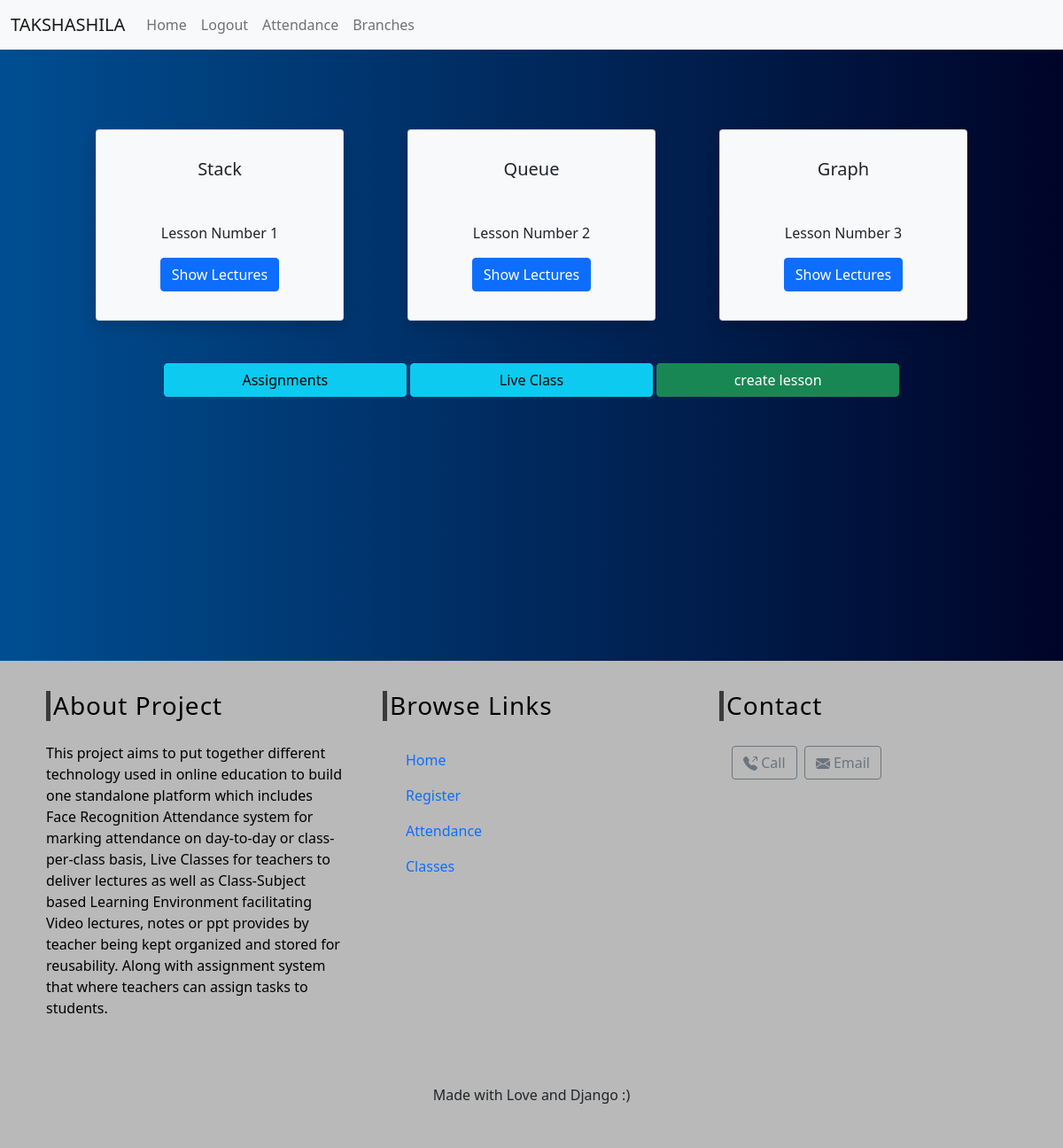
/classes/3cs3-05 (signed in), run on an earlier commit of the app's database.
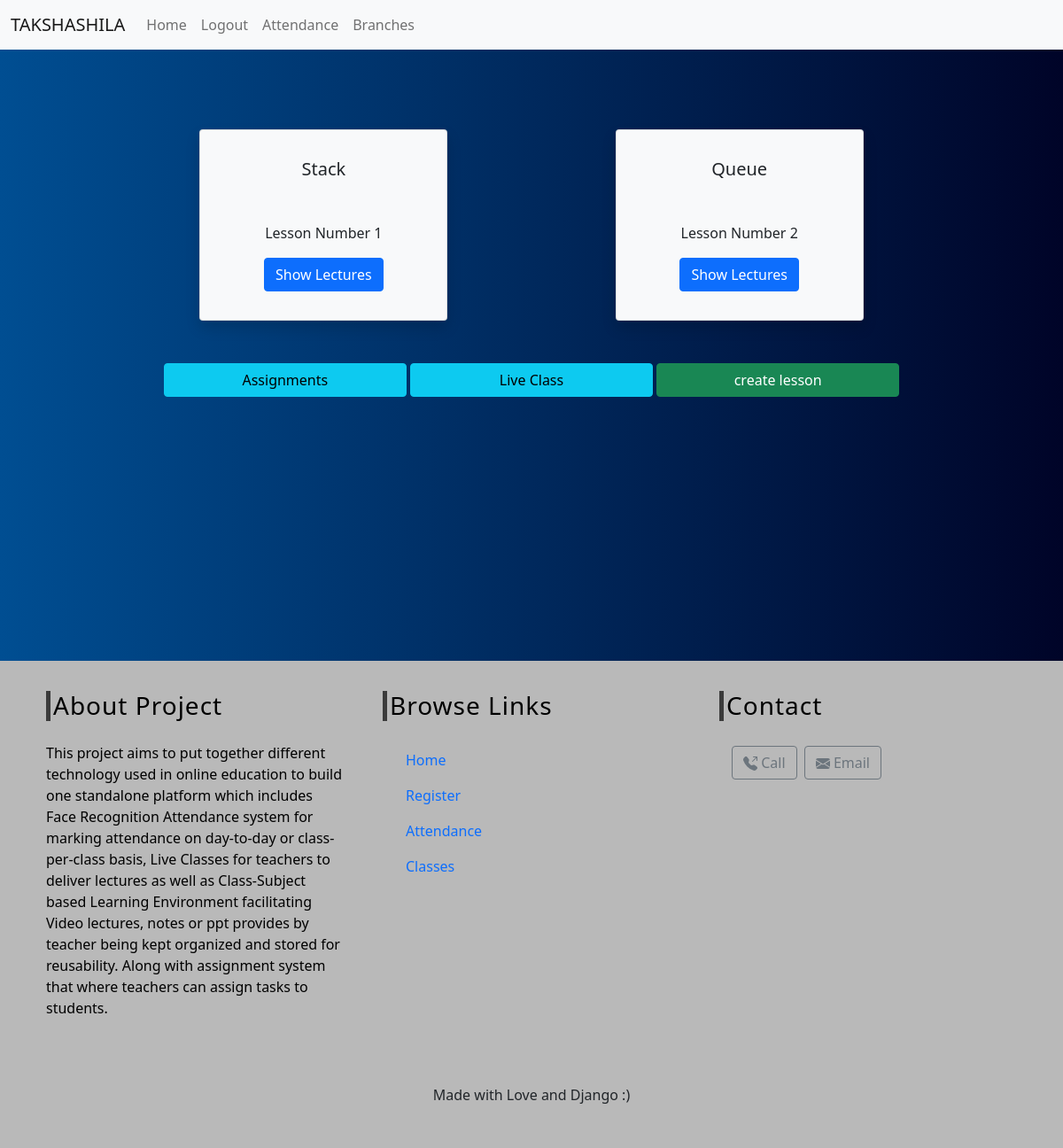
And on a later commit of the database.
### classes/models.py (models this page shows, shortened)
class Lesson(models.Model):
    lesson_id = models.CharField(max_length=100,unique=True)
    branch = models.ForeignKey(Branch, on_delete=models.CASCADE)
    semester = models.ForeignKey(Semester, on_delete=models.CASCADE)
    subject = models.ForeignKey(Subject, on_delete=models.CASCADE, related_name='lessons')
    created_by = models.ForeignKey(User,on_delete=models.CASCADE)
    created_at = models.DateTimeField(auto_now_add=True)
    name = models.CharField(max_length=250)
    position = models.PositiveSmallIntegerField(verbose_name="Lecture Number")
    slug = models.SlugField(null=True, blank=True)
    video = models.FileField(upload_to=lesson_files,verbose_name="Video", blank=True,null=True)
    notes = models.FileField(upload_to=lesson_files,verbose_name="Notes", blank=True,null=True)
    ppt = models.FileField(upload_to=lesson_files,verbose_name="Presentation", blank=True,null=True)
    class Meta:
        ordering = ['position']

### classes/views.py (the view)
# urls.py: path('<slug:slug>',views.LessonListView.as_view(), name='lesson_list'),
class LessonListView(DetailView):
    context_object_name = 'Subjects'
    model = Subject
    template_name = 'classes/lesson_list_view.html'

### classes/templates/classes/lesson_list_view.html (shortened to what this page needs)
{% extends 'index.html' %}
{% block content %}
{% if user.is_authenticated %}
    <div class="card-views row">
    {% for lesson in Subjects.lessons.all %}
        <div class="card text-center text-dark bg-light col-md-3 col-sm-5 shadow p-3 mb-5 mx-1 px-4">
            <div class="card-body">
                <h5 class="card-title mb-5">{{lesson.name}}</h5>
                <p class="card-text">Lesson Number {{lesson.position}}</p>
                <a href="{%url 'classes:lesson_detail' slug=lesson.slug subjects=Subjects.slug %}" class="btn btn-primary">Show Lectures</a>
            </div>
        </div>
    {%endfor%}
    </div>
    <div class="bottom-link">
    <a href="{%url 'classes:assignment_list' slug=Subjects.slug %}" class="btn col-sm-5 col-lg-3 mb-1 btn-info">Assignments</a>
    <a href="{%url 'classes:live_class' slug=Subjects.slug %}" class="btn col-sm-5 col-lg-3 mb-1 btn-info">Live Class</a>
    {% if user.profile.user_type == "teacher" %}
        <a href="{%url 'classes:lesson_create' slug=Subjects.slug %}" class="btn col-sm-5 col-lg-3 mb-1 btn-success">create lesson</a>
    {% endif %}
    </div>
{% else %}
<script>
    alert("You are not authorised")
    window.location.replace("{% url 'index' %}");
</script>
{% endif %}
{% endblock %}

### templates/index.html (shortened to what this page needs)
<!DOCTYPE html>
<html lang="en">
<head>
    <link href="https://cdn.jsdelivr.net/npm/bootstrap@5.0.0-beta1/dist/css/bootstrap.min.css" rel="stylesheet">
</head>
<body>
        <nav class="navbar sticky-top navbar-expand-lg navbar-light bg-light">
            <div class="container-fluid">
              <a class="navbar-brand" href="#">TAKSHASHILA</a>
              <div class="collapse navbar-collapse" id="navbarNav">
                <ul class="navbar-nav">
                  <li class="nav-item">
                    <a class="nav-link" href="{% url 'index' %}">Home</a>
                  </li>
                  <li class="nav-item">
                    {% if user.is_authenticated %}
                        <a class="nav-link" href="{% url 'logout' %}">Logout</a>
                    {% else %}
                        <a class="nav-link" href="{% url 'login' %}">Login</a>
                    {% endif %}
                  </li>
                  {% if user.is_authenticated %}
                    <li class="nav-item">
                      <a class="nav-link" href="{% url 'attendance' %}">Attendance</a>
                    </li>
                  {% endif %}
                  {% if user.is_superuser %}
                    <li class="nav-item">
                      <a class="nav-link" href="{% url 'classes:branch_list' %}">Branches</a>
                    </li>
                  {% elif user.is_authenticated %}
                    <li class="nav-item">
                      <a class="nav-link" href="{% url 'classes:subject_list' %}">Classes</a>
                    </li>
                  {% endif %}
                </ul>
              </div>
            </div>
          </nav>
    <div class="container-xl">
      <div class="content">
        {% block content %}{% endblock %}
      </div>
    </div>
    <footer>
      <div class="container-xl">
        <div class="row">
          <div class="col-md-4 pt-3 mt-2">
            <div class="footer-content">
              <h3 class="mb-4">About Project</h3>
              <p>This project aims to put together different technology used in online education to build one standalone platform which includes Face Recognition Attendance system for marking attendance on day-to-day or class-per-class basis, Live Classes for teachers to deliver lectures as well as Class-Subject based Learning Environment facilitating Video lectures, notes or ppt provides by teacher being kept organized and stored for reusability. Along with assignment system that where teachers can assign tasks to students.</p>
            </div>
          </div>
          <div class="col-md-4 pt-3 mt-2">
            <div class="footer-content">
              <h3 class="mb-4">Browse Links</h3>
              <div class="footer-body">
                <ul class="list-unstyled">
                  <li><a href="{% url 'index' %}" class="nav-link">Home</a></li>
                  <li><a class="nav-link" href="{% url 'register' %}">Register</a></li>
                  <li><a class="nav-link" href="{% url 'attendance' %}">Attendance</a></li>
                  <li><a class="nav-link" href="{% url 'classes:subject_list' %}">Classes</a></li>
                </ul>
              </div>
            </div>
          </div>
          <div class="col-md-4 pt-3 mt-2">
            <div class="footer-content">
              <h3 class="mb-4">Contact</h3>
              <div class="footer-body">
                <a href="tel:8340728808"><button type="button" class="btn btn-outline-secondary m-1">
                  Call
                </button></a>
                <a href="mailto:aryaraj132@gmail.com"><button type="button" class="btn btn-outline-secondary">
              Email
            </button></a>
            </div>
            </div>
          </div>
        </div>
        <div class="row text-center p-5">
          <div class="col-md-12">
            Made with Love and Django :)
          </div>
        </div>
      </div>
    </footer>
</body>
</html>

### templates/index.html (style rules this page uses)
body { background: #000428; background: -webkit-linear-gradient(to right, #004e92, #000428); background: linear-gradient(to right, #004e92, #000428); }
.content { position: relative; width: 100%; min-height: 80vh; margin-top: 50px; padding: 20px 10px 20px 10px; }
.card-views { display: flex; justify-content: space-evenly; flex-direction: row; flex-wrap: wrap; text-align: center; margin-top: 20px; }
footer { min-height: 30vh; background-color: rgb(185, 185, 185); }
.footer-content { min-height: 30vh; padding: 10px; color: #000; }
.footer-content h3 { letter-spacing: 1px; padding-left: 3px; border-left: 5px solid rgba(0, 0, 0, 0.678); }
.footer-body { padding-left: 10px; }

### classes/templates/classes/lesson_list_view.html (style rules this page uses)
.bottom-link { position: sticky; width: 100%; bottom: 0; text-align: center; }

What changed in the data, as far as the page shows it:
removed Lesson: name "Graph", position "3"
